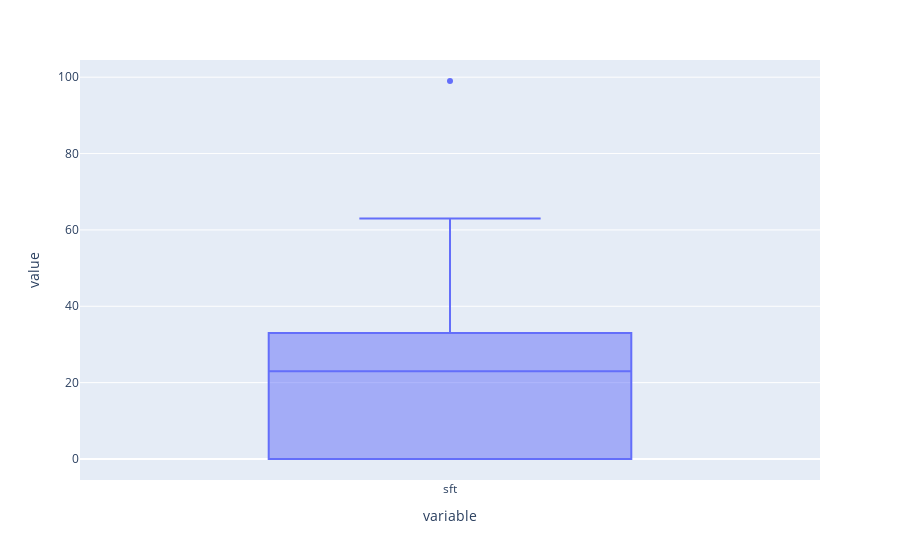

The code cell stored with this chart in its notebook:
### Code cell
px.box(df['sft'])

### Figure 1 — Plotly figure (JSON) as saved in the notebook; plotly's stock layout.template omitted (floating-point values rounded to 4 significant figures; data arrays with more than 128 entries replaced by an {"elided": "..."} marker saying what was removed)
{"data": [{"alignmentgroup": "True", "hovertemplate": "variable=%{x}<br>value=%{y}<extra></extra>", "legendgroup": "", "marker": {"color": "#636efa"}, "name": "", "notched": false, "offsetgroup": "", "orientation": "v", "showlegend": false, "type": "box", "x": {"elided": "714 str values"}, "x0": " ", "xaxis": "x", "y": {"elided": "714 int values"}, "y0": " ", "yaxis": "y"}], "layout": {"boxmode": "group", "legend": {"tracegroupgap": 0}, "margin": {"t": 60}, "xaxis": {"anchor": "y", "domain": [0, 1], "title": {"text": "variable"}}, "yaxis": {"anchor": "x", "domain": [0, 1], "title": {"text": "value"}}}}
